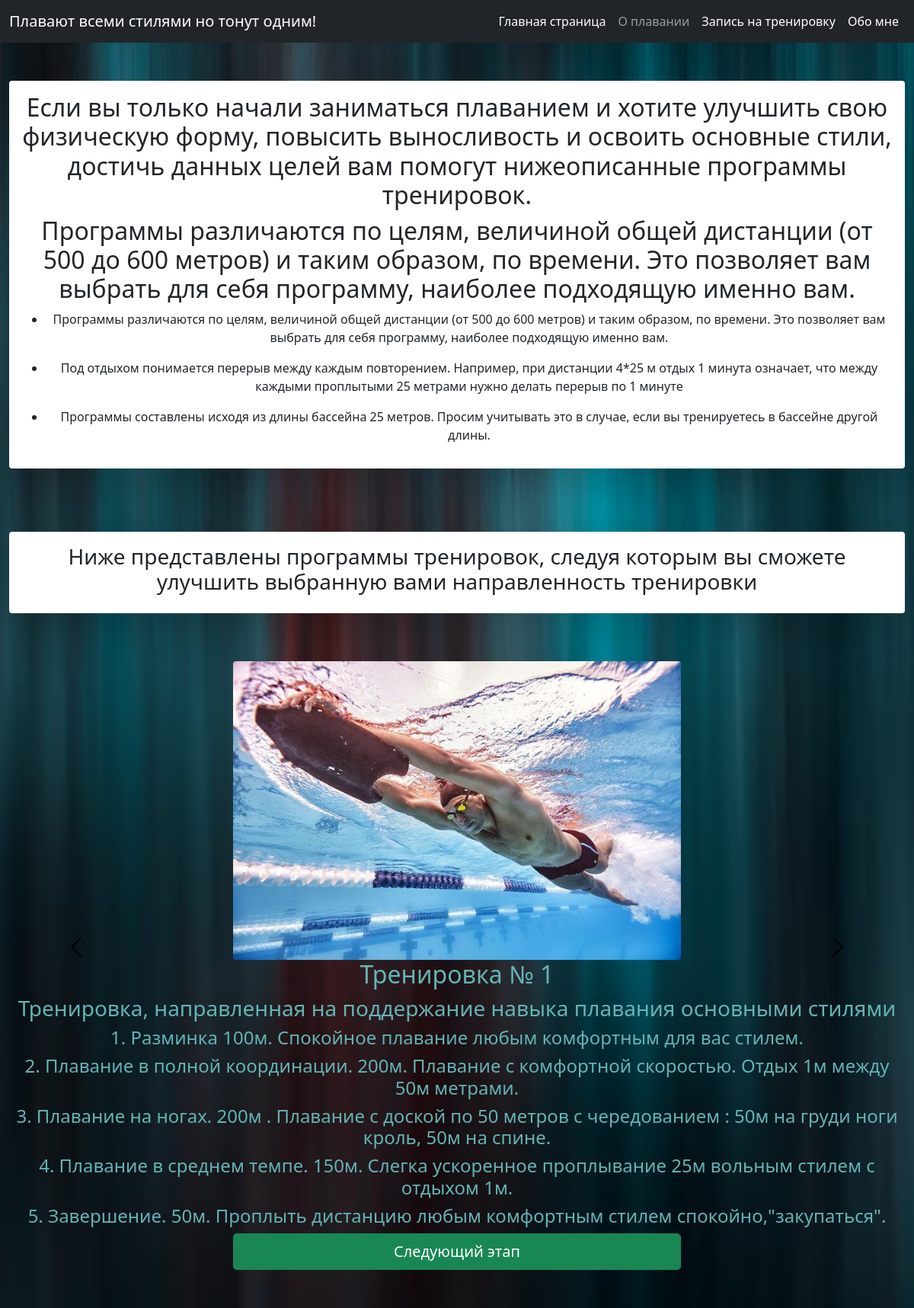
Page /workout_swimming on the committed database.
### workouts/models.py (models this page shows, shortened)
class Workouts_swimming(models.Model):
    title = models.CharField('Название тренировки', max_length=50)
    description = models.CharField('Описание тренировки', max_length=250)
    image = models.ImageField(upload_to='main/static/images_swim', null=True)
    full_text = models.TextField('Упражнения и дозировка нагрузки')

### main/views.py (the view)
# urls.py: path('workout_swimming', views.workout_swimming),
def workout_swimming(request):
    text = []
    info =  Workouts_swimming.objects.values()
    for elem in info.values():
        sent = str(elem).split("'full_text': '")[1]
        res = sent.split('\\r\\n')
        text.append(res)
    return render(request, 'workouts/workout_swimming.html', {'info' : parse(text, info)})

### main/views.py (called while the page is built)
def parse(full_text : list, info : set):
    for elem in full_text:
        shit = elem[-1][-2:]
        for el in elem:
            if shit in el:
                elem[-1] = el.split(shit)[0]
    for elem in range(len(info)):
        info[elem]['full_text'] = full_text[elem]
    return info

### main/templates/workouts/workout_swimming.html (shortened to what this page needs)
{% load static %}
<!DOCTYPE html>
<html lang="en">
  <head>
    <link href="https://cdn.jsdelivr.net/npm/bootstrap@5.0.2/dist/css/bootstrap.min.css" rel="stylesheet">
    <link rel="stylesheet" href='{% static "css\styles.css" %}'>
  </head>
  <nav class="navbar navbar-expand-lg navbar-dark bg-dark">
    <div class="container-fluid">
      <a class="navbar-brand">Плавают всеми стилями но тонут одним!</a>
          <ul class="navbar-nav">
          <li class="nav-item">
             <a class="nav-link active" aria-current="page" href="home">Главная страница</a>
          </li>
          <li class="nav-item">
            <a class="nav-link" href="about_swimming">О плавании</a>
          </li>
          <li class="nav-item">
            <a class="nav-link active" href="reg_for_training">Запись на тренировку</a>
          </li>
          <li class="nav-item">
              <a class="nav-link active" href="about_me">Обо мне</a>
          </li>
          </ul>
      </div>
  </nav>
  <section>
    <div class="container-xxl" div style='padding-bottom: 20px; padding-top: 50px;'>
      <center>
        <div class="shadow-lg p-3 mb-5 bg-white rounded">
          <h2>Если вы только начали заниматься плаванием и хотите улучшить свою физическую форму, повысить выносливость и освоить основные стили, достичь данных целей вам помогут нижеописанные программы тренировок.</h2>
          <h2>Программы различаются по целям, величиной общей дистанции (от 500 до 600 метров) и таким образом, по времени. Это позволяет вам выбрать для себя программу, наиболее подходящую именно вам.</h3>
          <ul type="disc">
            <li>Программы различаются по целям, величиной общей дистанции (от 500 до 600 метров) и таким образом, по времени. Это позволяет вам выбрать для себя программу, наиболее подходящую именно вам.</li>
          </ul>
          <ul type="disc">
            <li>Под отдыхом понимается перерыв между каждым повторением. Например, при дистанции 4*25 м отдых 1 минута означает, что между каждыми проплытыми 25 метрами нужно делать перерыв по 1 минуте</li>
          </ul>
          <ul type="disc">
            <li>Программы составлены исходя из длины бассейна 25 метров.  Просим учитывать это в случае, если вы тренируетесь в бассейне другой длины. </li>
          </ul>
        </div>
      </center>
    </div>
    <div class="container-xxl" div style='padding-bottom: 15px; padding-top: 15px;'>
      <center>
        <div class="shadow-lg p-3 mb-5 bg-white rounded">
          <h3>Ниже представлены программы тренировок, следуя которым вы сможете улучшить выбранную вами направленность тренировки</h3>
        </div>
      </center>
    </div>
    <div class="container-xxl" div style='padding-bottom: 50px;'>
      <div id="CarouselWithControls" class="carousel carousel-dark slide" data-bs-ride="false">
        <div class="carousel-inner">
        {% if info %}
            {% for item in info %}
                {% if forloop.first %}
                  <div class="carousel-item {% if forloop.first %} active {% endif %}">
                      <img img src="{{ item.image }}" class="rounded mx-auto d-block w-50">
                      <h2 style='color: rgb(100, 180, 180)' class="text-center">{{ item.title }}</h2>
                      <h3 style='color: rgb(100, 180, 180)' class="text-center">{{ item.description }}</h3>
                      {% for sent in item.full_text %}
                        <h4 style='color: rgb(100, 180, 180)' class="text-center">{{ sent }}</h4>
                      {% endfor %}
                  </div>
                {% endif %}
            <button class="carousel-control-prev" href="#CarouselWithControls" role="button" data-bs-slide="prev">
              <span class="carousel-control-prev-icon" aria-hidden="true"></span>
            </button>
            <button class="carousel-control-next" href="#CarouselWithControls" role="button" data-bs-slide="next">
              <span class="carousel-control-next-icon" aria-hidden="true"></span>
            </button>
            {% endfor %}
        {% endif %}
      </div>
    </div>
    <div class="d-grid gap-2 col-6 mx-auto">
      <a href="workout_swimming_pro" class="btn btn-success btn-lg">Следующий этап</a>
    </div>
  </section>
</html>

### main/static/css/styles.css (style rules this page uses)
section { background-image: url('img/2.avif'); background-repeat: no-repeat; background-position: center center; background-attachment: fixed; -webkit-background-size: 100%; -moz-background-size: 100%; -o-background-size: 100%; background-size: cover; width: 100%; position: absolute; }

### rows in the picture
Workouts_swimming: image (picture), title "Тренировка № 1", description "Тренировка, направленная на поддержание навыка плавания основными стилями", full_text "1. Разминка 100м. Спокойное плавание любым комфортным для вас стилем." "2. Плавание в полной координации. 200м. Плавание с комфортной скоростью. Отдых 1м между 50м метрами." "3. Плавание на ногах. 200м . Плавание с доской по 50 метров с чередованием : 50м на груди ноги кроль, 50м на спине." "4. Плавание в среднем темпе. 150м. Слегка ускоренное проплывание 25м вольным стилем с отдыхом 1м." "5. Завершение. 50м. Проплыть дистанцию любым комфортным стилем спокойно,\"закупаться\"."
